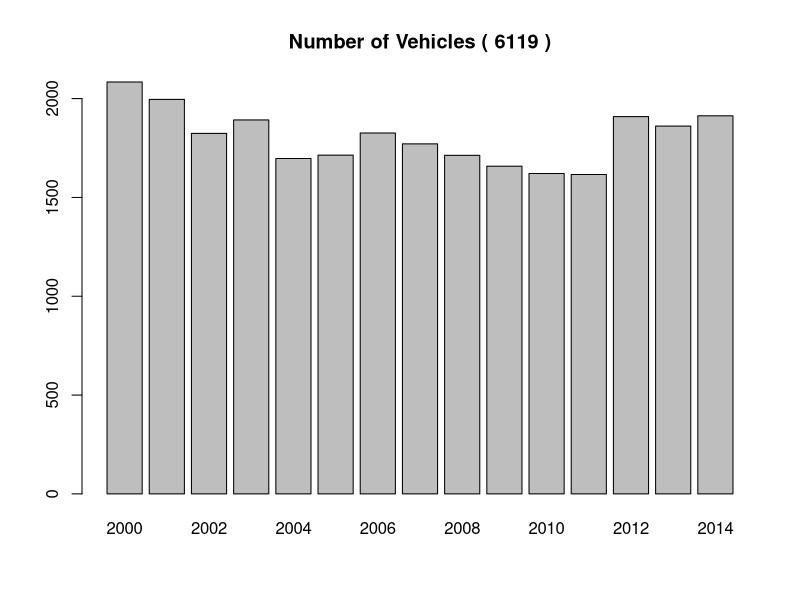
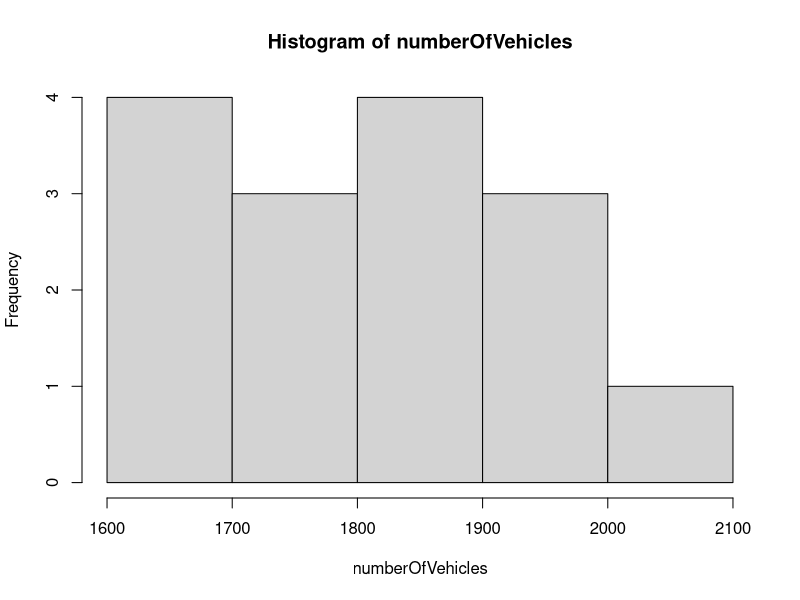
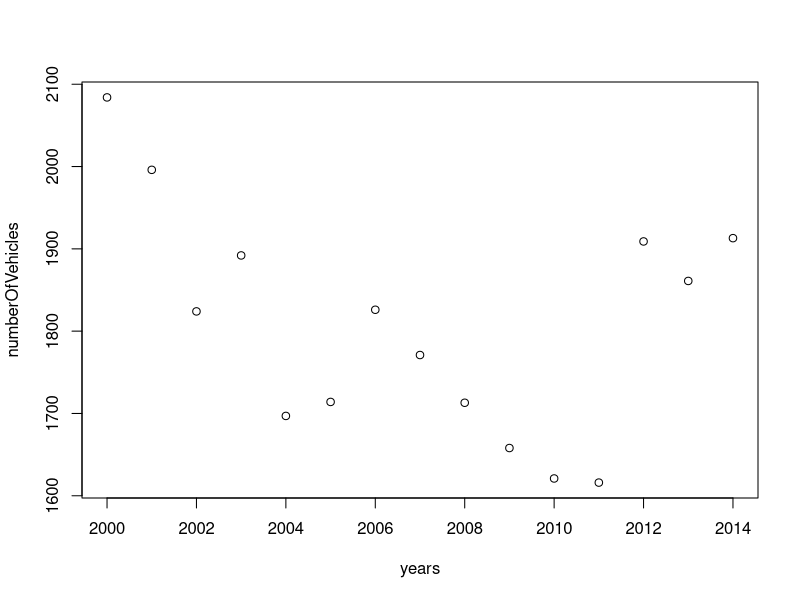
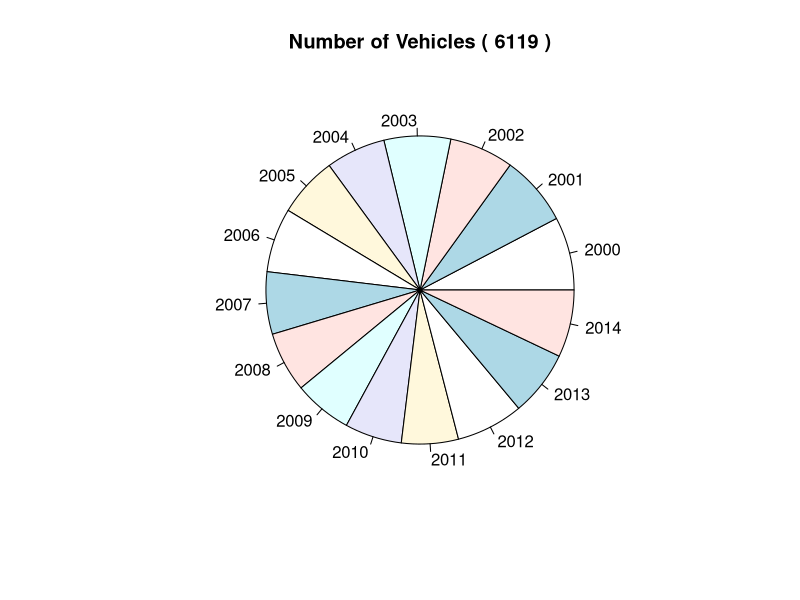
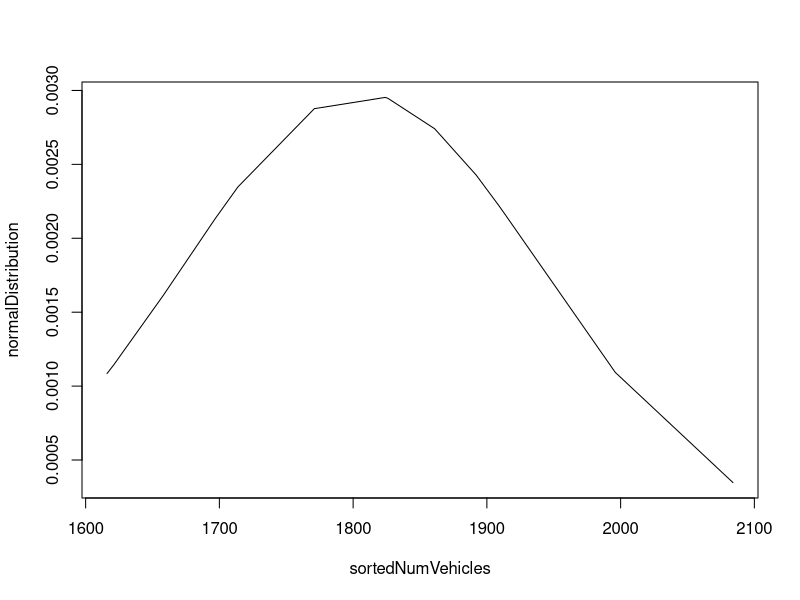

These figures' R source, in order:
cp = '6119'
data = read.csv('Westminster.csv', header=TRUE)
dataByCP = subset(data, CP==cp)
summary(dataByCP)

years = dataByCP[,1]
numberOfVehicles = dataByCP[,24]

# BAR plot
png('BarPlot.png')
barplot(numberOfVehicles, main=paste(c("Number of Vehicles (",cp, ")"), collapse=" "),names.arg=years)

# Histogram
png('Histogram.png')
hist(numberOfVehicles)

# Line Chart
png('PointChart.png')
plot(years, numberOfVehicles)

# Pie Chart
png('PieChart.png')
pie(numberOfVehicles, main=paste(c("Number of Vehicles (",cp,")"), collapse=" "),labels=years)

meanNumberOfVehicles = mean(numberOfVehicles)
standardDeviation = sd(numberOfVehicles) * sqrt((length(numberOfVehicles)-1)/length(numberOfVehicles))
sortedNumVehicles = sort(numberOfVehicles)
normalDistribution = dnorm(sortedNumVehicles,mean=meanNumberOfVehicles, sd=standardDeviation)
png('normalDistribution.png')
plot(sortedNumVehicles,normalDistribution, type="l", lwd=1)
dev.off()
